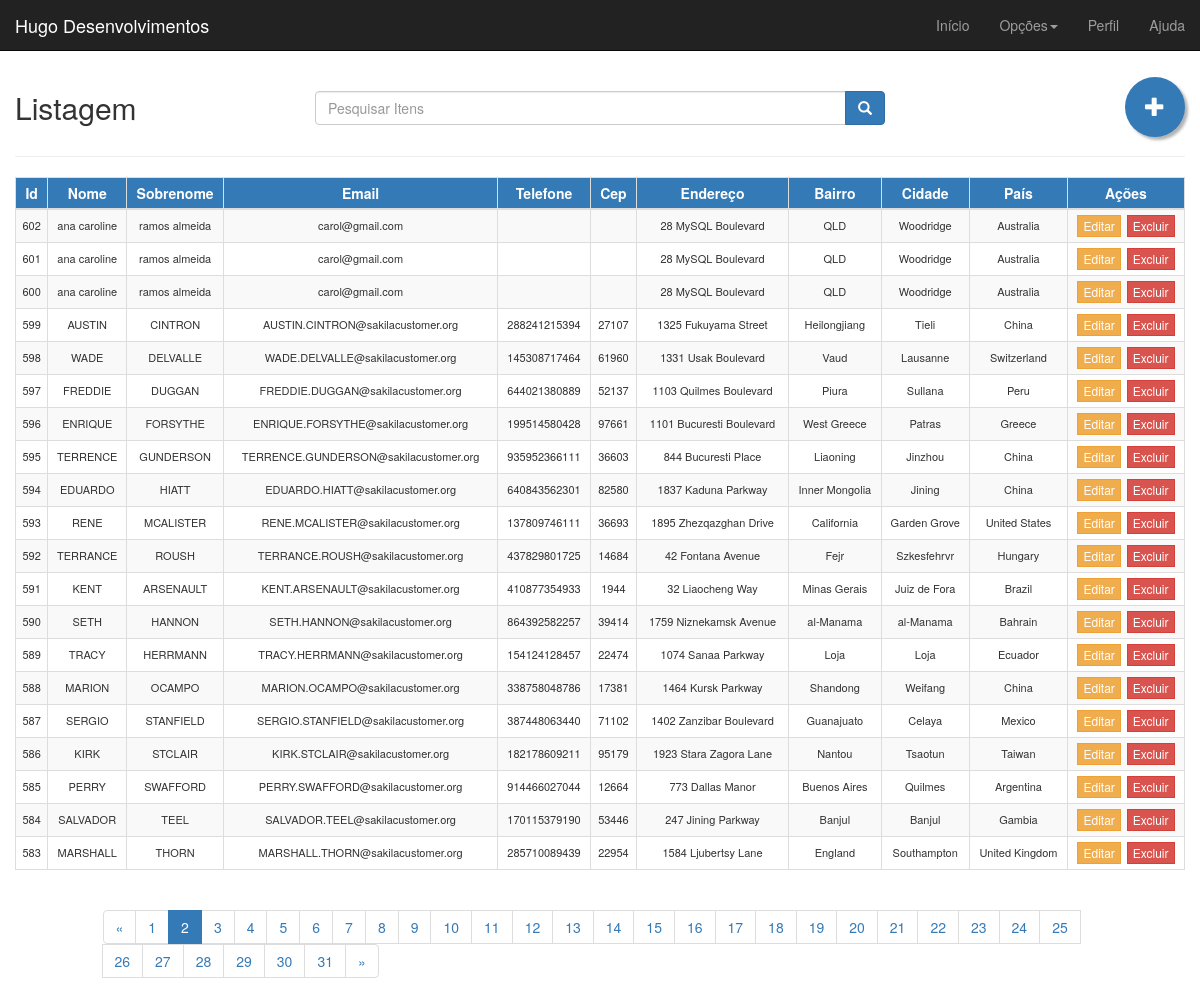
The app's page /index.php?pagina=1 with its own data.
### tables this page shows
CREATE TABLE IF NOT EXISTS `cliente` (
  `cliente_id` smallint(5) unsigned NOT NULL AUTO_INCREMENT,
  `loja_id` tinyint(3) unsigned NOT NULL,
  `primeiro_nome` varchar(45) NOT NULL,
  `ultimo_nome` varchar(45) NOT NULL,
  `email` varchar(50) DEFAULT NULL,
  `endereco_id` smallint(5) unsigned NOT NULL,
  `ativo` tinyint(1) NOT NULL DEFAULT '1',
  `data_criacao` datetime NOT NULL,
  `ultima_atualizacao` timestamp NOT NULL DEFAULT CURRENT_TIMESTAMP ON UPDATE CURRENT_TIMESTAMP,
  PRIMARY KEY (`cliente_id`),
  KEY `idx_fk_loja_id` (`loja_id`),
  KEY `idx_fk_endereco_id` (`endereco_id`),
  KEY `idx_ultimo_nome` (`ultimo_nome`)
);

CREATE TABLE IF NOT EXISTS `endereco` (
  `endereco_id` smallint(5) unsigned NOT NULL AUTO_INCREMENT,
  `endereco` varchar(50) NOT NULL,
  `endereco2` varchar(50) DEFAULT NULL,
  `bairro` varchar(20) NOT NULL,
  `cidade_id` smallint(5) unsigned NOT NULL,
  `cep` varchar(10) DEFAULT NULL,
  `telefone` varchar(20) NOT NULL,
  `ultima_atualizacao` timestamp NOT NULL DEFAULT CURRENT_TIMESTAMP ON UPDATE CURRENT_TIMESTAMP,
  PRIMARY KEY (`endereco_id`),
  KEY `idx_fk_cidade_id` (`cidade_id`)
);

CREATE TABLE IF NOT EXISTS `cidade` (
  `cidade_id` smallint(5) unsigned NOT NULL AUTO_INCREMENT,
  `cidade` varchar(50) NOT NULL,
  `pais_id` smallint(5) unsigned NOT NULL,
  `ultima_atualizacao` timestamp NOT NULL DEFAULT CURRENT_TIMESTAMP ON UPDATE CURRENT_TIMESTAMP,
  PRIMARY KEY (`cidade_id`),
  KEY `idx_fk_pais_id` (`pais_id`)
);

CREATE TABLE IF NOT EXISTS `pais` (
  `pais_id` smallint(5) unsigned NOT NULL AUTO_INCREMENT,
  `pais` varchar(50) NOT NULL,
  `ultima_atualizacao` timestamp NOT NULL DEFAULT CURRENT_TIMESTAMP ON UPDATE CURRENT_TIMESTAMP,
  PRIMARY KEY (`pais_id`)
);

### listar.php (called while the page is built, shortened)
<?php
try{
    require_once 'pdo.php';
    $itens_por_pagina=20;
    $pagina=intval($_GET['pagina']);
    $sql = "SELECT  c.cliente_id,  c.primeiro_nome, c.ultimo_nome, c.email, e.telefone,
 e.cep, e.endereco, e.bairro, d.cidade, p.pais FROM cliente c INNER JOIN endereco e ON c.endereco_id=e.endereco_id
INNER JOIN cidade d ON e.cidade_id=d.cidade_id  INNER JOIN pais p ON d.pais_id=p.pais_id ORDER BY c.cliente_id DESC LIMIT $pagina, $itens_por_pagina";
    $prepare_conn = $pdo->prepare($sql);
    $prepare_conn->execute();
    $listar = $prepare_conn->fetchAll(PDO::FETCH_ASSOC);
} catch ( PDOException $e){
    $listar = array();
    echo "Ocorreu um erro ao conectar com o banco de ddos. Erro: {$e->getMessage()}".PHP_EOL;
}
?>

### index.php (the view, shortened to what this page needs)
<?php
require_once 'listar.php';
$result = $pdo->prepare("SELECT COUNT(*) as quant FROM cliente");
$result->execute();
$num_paginas = ceil($result->fetch(PDO::FETCH_ASSOC)['quant'] / $itens_por_pagina);
?>
<!DOCTYPE html>
<html lang="pt-br">
<head>
    <link rel="stylesheet" href="http://maxcdn.bootstrapcdn.com/bootstrap/3.3.6/css/bootstrap.min.css">
    <link rel="stylesheet" href="css/esilo.css">
</head>
<body>
<nav class="navbar navbar-inverse navbar-fixed-top">
    <div class="container-fluid">
        <div class="navbar-header">
            <a class="navbar-brand" href="#">Hugo Desenvolvimentos</a>
        </div>
        <div id="navbar" class="navbar-collapse collapse">
            <ul class="nav navbar-nav navbar-right">
                <li class="active-efeito"><a href="index.php">Início</a></li>
                <li class="dropdown active-efeito"><a class="dropdown-toggle" data-toggle="dropdown" href="#">Opções<span class="caret"></span></a>
                </li>
                <li class="active-efeito"><a href="#">Perfil</a></li>
                <li class="active-efeito"><a href="#">Ajuda</a></li>
            </ul>
        </div>
    </div>
</nav>
<div id="main" class="container-fluid">
    <div id="top" class="row pesquisa">
        <div class="col-md-3">
            <h2>Listagem</h2>
        </div>
        <div class="col-md-6">
            <div class="input-group h2">
                <input name="data[search]" class="form-control" id="search" type="text" placeholder="Pesquisar Itens">
            <span class="input-group-btn">
                <button class="btn btn-primary" type="submit">
                    <span class="glyphicon glyphicon-search"></span>
                </button>
            </span>
            </div>
        </div>
        <div class="col-md-3">
            <a href="cadastro.php" class="btn btn-primary pull-right  btn-lg  glyphicon glyphicon-plus btn-topo"></a>
        </div>
    </div>
    <hr />
    <div id="list" class="row">
        <div class="table-responsive col-md-12">
            <table class="table table-striped table-bordered table-hover table-condensed" cellspacing="0" cellpadding="0" id="dados_mysql">
                <thead>
                <tr class="bg-primary text-default">
                     <th>Id</th>
                     <th>Nome</th>
                    <th>Sobrenome</th>
                    <th>Email</th>
                    <th>Telefone</th>
                    <th>Cep</th>
                    <th>Endereço</th>
                    <th>Bairro</th>
                    <th>Cidade</th>
                    <th>País</th>
                    <th class="actions">Ações</th>
                </tr>
                </thead>
                <tbody >
                <?php foreach($listar as $pessoa): ?>
                <tr class="btn-default">
                    <td><?= $pessoa['cliente_id']?></td>
                    <td><?= $pessoa['primeiro_nome'];?></td>
                    <td><?= $pessoa['ultimo_nome'];?></td>
                    <td><?= $pessoa['email'];?></td>
                    <td><?= $pessoa['telefone'];?></td>
                    <td><?= $pessoa['cep'];?></td>
                    <td><?= $pessoa['endereco'];?></td>
                    <td><?= $pessoa['bairro'];?></td>
                    <td><?= $pessoa['cidade'];?></td>
                    <td><?= $pessoa['pais'];?></td>
                    <td class="actions">
                        <div class="input-group-btn">
                        <a  href="editar.php?cliente_id=<?=$pessoa['cliente_id']?>" class="btn btn-warning btn-xs btn-afast">Editar</a>
                        <a href="apagar.php?cliente_id=<?=$pessoa['cliente_id']?>"  class="btn btn-danger btn-xs"   data-toggle="modal" data-target="#delete-modal">Excluir</a>
                     </div>
                    </td>
                    <?php endforeach;?>
                </tbody>
            </table>
        </div>
    <div id="bottom" class="row">
        <nav class="col-md-10 col-md-offset-1">
            <ul class="pagination">
                <li>
                    <a href="index.php?pagina=0" aria-label="Previous">
                        <span aria-hidden="true">&laquo;</span>
                    </a>
                </li>
                <?php for($i=0;$i<$num_paginas;$i++) : ?>
                    <li class="<?= $pagina == $i ? "active" : "";?>">
                        <a href="index.php?pagina=<?= $i; ?>">
                            <?= $i+1;?>
                        </a>
                    </li>
                <?php endfor; ?>
                <li>
                    <a href="index.php?pagina=<?= $num_paginas-1;?>" aria-label="Next">
                        <span aria-hidden="true">&raquo;</span>
                    </a>
                </li>
            </ul>
        </nav>
    </div>
</div>
</body>
</html>

### esilo.css (style rules this page uses)
* { margin: 0px; padding: 0px; }
.pesquisa { margin-top: 50px; }
table thead tr th { font-size: 14px; text-align:center; padding: 0px auto 20px auto; }
table tbody tr td { font-size: 11px!important; vertical-align: middle !important; text-align: center; }
.btn-afast { margin-right: 7px!important; }
.btn-topo { width: 60px; height: 60px; margin-top: 5px; border-radius: 100%; box-shadow: 3px 3px 3px rgba(0,0,0,.3); -webkit-transition-duration: 0.4s; transition-duration: 0.4s; border:none ; font-size: 20px; padding-top: 16px; }

### records on screen
cliente: cliente_id "602", primeiro_nome "ana caroline", ultimo_nome "ramos almeida", email "carol@gmail.com", endereco.endereco "28 MySQL Boulevard", endereco.bairro "QLD", cidade.cidade "Woodridge", pais.pais "Australia"
cliente: cliente_id "601", primeiro_nome "ana caroline", ultimo_nome "ramos almeida", email "carol@gmail.com", endereco.endereco "28 MySQL Boulevard", endereco.bairro "QLD", cidade.cidade "Woodridge", pais.pais "Australia"
cliente: cliente_id "600", primeiro_nome "ana caroline", ultimo_nome "ramos almeida", email "carol@gmail.com", endereco.endereco "28 MySQL Boulevard", endereco.bairro "QLD", cidade.cidade "Woodridge", pais.pais "Australia"
cliente: cliente_id "599", primeiro_nome "AUSTIN", ultimo_nome "CINTRON", email "AUSTIN.CINTRON@sakilacustomer.org", endereco.telefone "288241215394", endereco.cep "27107", endereco.endereco "1325 Fukuyama Street", endereco.bairro "Heilongjiang", cidade.cidade "Tieli", pais.pais "China"
cliente: cliente_id "598", primeiro_nome "WADE", ultimo_nome "DELVALLE", email "WADE.DELVALLE@sakilacustomer.org", endereco.telefone "145308717464", endereco.cep "61960", endereco.endereco "1331 Usak Boulevard", endereco.bairro "Vaud", cidade.cidade "Lausanne", pais.pais "Switzerland"
cliente: cliente_id "597", primeiro_nome "FREDDIE", ultimo_nome "DUGGAN", email "FREDDIE.DUGGAN@sakilacustomer.org", endereco.telefone "644021380889", endereco.cep "52137", endereco.endereco "1103 Quilmes Boulevard", endereco.bairro "Piura", cidade.cidade "Sullana", pais.pais "Peru"
cliente: cliente_id "596", primeiro_nome "ENRIQUE", ultimo_nome "FORSYTHE", email "ENRIQUE.FORSYTHE@sakilacustomer.org", endereco.telefone "199514580428", endereco.cep "97661", endereco.endereco "1101 Bucuresti Boulevard", endereco.bairro "West Greece", cidade.cidade "Patras", pais.pais "Greece"
cliente: cliente_id "595", primeiro_nome "TERRENCE", ultimo_nome "GUNDERSON", email "TERRENCE.GUNDERSON@sakilacustomer.org", endereco.telefone "935952366111", endereco.cep "36603", endereco.endereco "844 Bucuresti Place", endereco.bairro "Liaoning", cidade.cidade "Jinzhou", pais.pais "China"
cliente: cliente_id "594", primeiro_nome "EDUARDO", ultimo_nome "HIATT", email "EDUARDO.HIATT@sakilacustomer.org", endereco.telefone "640843562301", endereco.cep "82580", endereco.endereco "1837 Kaduna Parkway", endereco.bairro "Inner Mongolia", cidade.cidade "Jining", pais.pais "China"
cliente: cliente_id "593", primeiro_nome "RENE", ultimo_nome "MCALISTER", email "RENE.MCALISTER@sakilacustomer.org", endereco.telefone "137809746111", endereco.cep "36693", endereco.endereco "1895 Zhezqazghan Drive", endereco.bairro "California", cidade.cidade "Garden Grove", pais.pais "United States"
cliente: cliente_id "592", primeiro_nome "TERRANCE", ultimo_nome "ROUSH", email "TERRANCE.ROUSH@sakilacustomer.org", endereco.telefone "437829801725", endereco.cep "14684", endereco.endereco "42 Fontana Avenue", endereco.bairro "Fejr", cidade.cidade "Szkesfehrvr", pais.pais "Hungary"
cliente: cliente_id "591", primeiro_nome "KENT", ultimo_nome "ARSENAULT", email "KENT.ARSENAULT@sakilacustomer.org", endereco.telefone "410877354933", endereco.cep "1944", endereco.endereco "32 Liaocheng Way", endereco.bairro "Minas Gerais", cidade.cidade "Juiz de Fora", pais.pais "Brazil"
cliente: cliente_id "590", primeiro_nome "SETH", ultimo_nome "HANNON", email "SETH.HANNON@sakilacustomer.org", endereco.telefone "864392582257", endereco.cep "39414", endereco.endereco "1759 Niznekamsk Avenue", endereco.bairro "al-Manama", cidade.cidade "al-Manama", pais.pais "Bahrain"
cliente: cliente_id "589", primeiro_nome "TRACY", ultimo_nome "HERRMANN", email "TRACY.HERRMANN@sakilacustomer.org", endereco.telefone "154124128457", endereco.cep "22474", endereco.endereco "1074 Sanaa Parkway", endereco.bairro "Loja", cidade.cidade "Loja", pais.pais "Ecuador"
cliente: cliente_id "588", primeiro_nome "MARION", ultimo_nome "OCAMPO", email "MARION.OCAMPO@sakilacustomer.org", endereco.telefone "338758048786", endereco.cep "17381", endereco.endereco "1464 Kursk Parkway", endereco.bairro "Shandong", cidade.cidade "Weifang", pais.pais "China"
cliente: cliente_id "587", primeiro_nome "SERGIO", ultimo_nome "STANFIELD", email "SERGIO.STANFIELD@sakilacustomer.org", endereco.telefone "387448063440", endereco.cep "71102", endereco.endereco "1402 Zanzibar Boulevard", endereco.bairro "Guanajuato", cidade.cidade "Celaya", pais.pais "Mexico"
cliente: cliente_id "586", primeiro_nome "KIRK", ultimo_nome "STCLAIR", email "KIRK.STCLAIR@sakilacustomer.org", endereco.telefone "182178609211", endereco.cep "95179", endereco.endereco "1923 Stara Zagora Lane", endereco.bairro "Nantou", cidade.cidade "Tsaotun", pais.pais "Taiwan"
cliente: cliente_id "585", primeiro_nome "PERRY", ultimo_nome "SWAFFORD", email "PERRY.SWAFFORD@sakilacustomer.org", endereco.telefone "914466027044", endereco.cep "12664", endereco.endereco "773 Dallas Manor", endereco.bairro "Buenos Aires", cidade.cidade "Quilmes", pais.pais "Argentina"
cliente: cliente_id "584", primeiro_nome "SALVADOR", ultimo_nome "TEEL", email "SALVADOR.TEEL@sakilacustomer.org", endereco.telefone "170115379190", endereco.cep "53446", endereco.endereco "247 Jining Parkway", endereco.bairro "Banjul", cidade.cidade "Banjul", pais.pais "Gambia"
cliente: cliente_id "583", primeiro_nome "MARSHALL", ultimo_nome "THORN", email "MARSHALL.THORN@sakilacustomer.org", endereco.telefone "285710089439", endereco.cep "22954", endereco.endereco "1584 Ljubertsy Lane", endereco.bairro "England", cidade.cidade "Southampton", pais.pais "United Kingdom"
